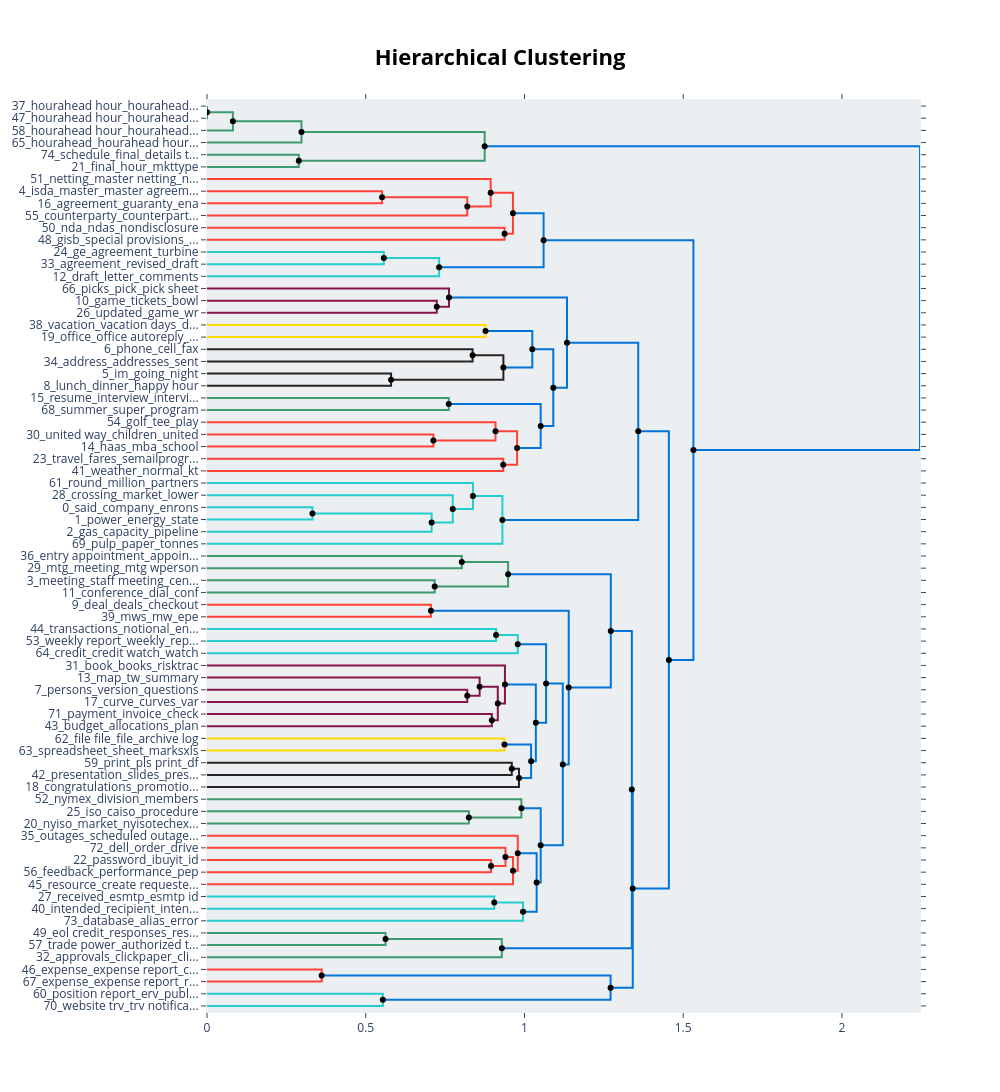

Source (notebook cell):
### Code cell
docs_phrases = df.tokens_ph
docs = df.tokens
hierarchical_topics = model.hierarchical_topics(docs)
model.visualize_hierarchy(hierarchical_topics=hierarchical_topics)

### Figure 1 — Plotly figure (JSON) as saved in the notebook; plotly's stock layout.template omitted (floating-point values rounded to 4 significant figures)
{"data": [{"hoverinfo": "text", "marker": {"color": "rgb(61,153,112)"}, "mode": "lines", "text": ["hourahead hour_hourahead_hour_schedulestxt hourahead_hour hourahead", "", "", "hourahead hour_hourahead_hour_schedulestxt hourahead_hour hourahead"], "type": "scatter", "x": [0.0, 0.0001221, 0.0001221, 0.0], "xaxis": "x", "y": [-5.0, -5.0, -15.0, -15.0], "yaxis": "y"}, {"hoverinfo": "text", "marker": {"color": "rgb(61,153,112)"}, "mode": "lines", "text": ["hourahead hour_hourahead_hour_schedulestxt hourahead_hour hourahead", "", "", "hourahead hour_hourahead_hour_schedulestxt hourahead_hour codesite"], "type": "scatter", "x": [0.0001221, 0.0816, 0.0816, 0.0], "xaxis": "x", "y": [-10.0, -10.0, -25.0, -25.0], "yaxis": "y"}, {"hoverinfo": "text", "marker": {"color": "rgb(61,153,112)"}, "mode": "lines", "text": ["hourahead hour_hourahead_hour_schedulestxt hourahead_detected log", "", "", "hourahead_hourahead hour_continuing hourahead_hour_retrieving hourahead"], "type": "scatter", "x": [0.0816, 0.2976, 0.2976, 0.0], "xaxis": "x", "y": [-17.5, -17.5, -35.0, -35.0], "yaxis": "y"}, {"hoverinfo": "text", "marker": {"color": "rgb(61,153,112)"}, "mode": "lines", "text": ["schedule_final_details transtype_found preferred_schedule found", "", "", "final_hour_mkttype_transtype final_transtype"], "type": "scatter", "x": [0.0, 0.2893, 0.2893, 0.0], "xaxis": "x", "y": [-45.0, -45.0, -55.0, -55.0], "yaxis": "y"}, {"hoverinfo": "text", "marker": {"color": "rgb(61,153,112)"}, "mode": "lines", "text": ["hourahead_hourahead hour_hour_detected log_hour ancillary", "", "", "final_hour_transtype_transtype final_mkttype"], "type": "scatter", "x": [0.2976, 0.8747, 0.8747, 0.2893], "xaxis": "x", "y": [-26.25, -26.25, -50.0, -50.0], "yaxis": "y"}, {"hoverinfo": "text", "marker": {"color": "rgb(255,65,54)"}, "mode": "lines", "text": ["isda_master_master agreement_isda master_agreement", "", "", "agreement_guaranty_ena_credit_corp"], "type": "scatter", "x": [0.0, 0.5514, 0.5514, 0.0], "xaxis": "x", "y": [-75.0, -75.0, -85.0, -85.0], "yaxis": "y"}, {"hoverinfo": "text", "marker": {"color": "rgb(255,65,54)"}, "mode": "lines", "text": ["isda_agreement_master_master agreement_isda master", "", "", "counterparty_counterparties_counterparty approval_approval_lists"], "type": "scatter", "x": [0.5514, 0.8199, 0.8199, 0.0], "xaxis": "x", "y": [-80.0, -80.0, -95.0, -95.0], "yaxis": "y"}, {"hoverinfo": "text", "marker": {"color": "rgb(255,65,54)"}, "mode": "lines", "text": ["netting_master netting_netting agreement_master_agreement", "", "", "isda_agreement_master_master agreement_isda master"], "type": "scatter", "x": [0.0, 0.8936, 0.8936, 0.8199], "xaxis": "x", "y": [-65.0, -65.0, -87.5, -87.5], "yaxis": "y"}, {"hoverinfo": "text", "marker": {"color": "rgb(255,65,54)"}, "mode": "lines", "text": ["nda_ndas_nondisclosure_nondisclosure agreement_net works", "", "", "gisb_special provisions_provisions_gisb office_special"], "type": "scatter", "x": [0.0, 0.9373, 0.9373, 0.0], "xaxis": "x", "y": [-105.0, -105.0, -115.0, -115.0], "yaxis": "y"}, {"hoverinfo": "text", "marker": {"color": "rgb(255,65,54)"}, "mode": "lines", "text": ["isda_master_agreement_credit_master agreement", "", "", "nda_gisb_agreement_ndas_nondisclosure"], "type": "scatter", "x": [0.8936, 0.9637, 0.9637, 0.9373], "xaxis": "x", "y": [-76.25, -76.25, -110.0, -110.0], "yaxis": "y"}, {"hoverinfo": "text", "marker": {"color": "rgb(35,205,205)"}, "mode": "lines", "text": ["ge_agreement_turbine_abb_contract", "", "", "agreement_revised_draft_amendment_review"], "type": "scatter", "x": [0.0, 0.557, 0.557, 0.0], "xaxis": "x", "y": [-125.0, -125.0, -135.0, -135.0], "yaxis": "y"}, {"hoverinfo": "text", "marker": {"color": "rgb(35,205,205)"}, "mode": "lines", "text": ["agreement_ge_turbine_letter_contract", "", "", "draft_letter_comments_draft letter_review"], "type": "scatter", "x": [0.557, 0.7313, 0.7313, 0.0], "xaxis": "x", "y": [-130.0, -130.0, -145.0, -145.0], "yaxis": "y"}, {"hoverinfo": "text", "marker": {"color": "rgb(0,116,217)"}, "mode": "lines", "text": ["isda_agreement_master_credit_master agreement", "", "", "draft_agreement_letter_ge_turbine"], "type": "scatter", "x": [0.9637, 1.06, 1.06, 0.7313], "xaxis": "x", "y": [-93.12, -93.12, -137.5, -137.5], "yaxis": "y"}, {"hoverinfo": "text", "marker": {"color": "rgb(133,20,75)"}, "mode": "lines", "text": ["game_tickets_bowl_games_astros", "", "", "updated_game_wr_fantasy_rb"], "type": "scatter", "x": [0.0, 0.7238, 0.7238, 0.0], "xaxis": "x", "y": [-165.0, -165.0, -175.0, -175.0], "yaxis": "y"}, {"hoverinfo": "text", "marker": {"color": "rgb(133,20,75)"}, "mode": "lines", "text": ["picks_pick_pick sheet_games_pool", "", "", "updated_game_wr_fantasy_rb"], "type": "scatter", "x": [0.0, 0.7623, 0.7623, 0.7238], "xaxis": "x", "y": [-155.0, -155.0, -170.0, -170.0], "yaxis": "y"}, {"hoverinfo": "text", "marker": {"color": "rgb(255,220,0)"}, "mode": "lines", "text": ["vacation_vacation days_days_vacation vacation_hours", "", "", "office_office autoreply_autoreply_office office_assistance"], "type": "scatter", "x": [0.0, 0.8773, 0.8773, 0.0], "xaxis": "x", "y": [-185.0, -185.0, -195.0, -195.0], "yaxis": "y"}, {"hoverinfo": "text", "marker": {"color": "rgb(40,35,35)"}, "mode": "lines", "text": ["phone_cell_fax_omnicalendarentry_box", "", "", "address_addresses_sent_mail_emails"], "type": "scatter", "x": [0.0, 0.8366, 0.8366, 0.0], "xaxis": "x", "y": [-205.0, -205.0, -215.0, -215.0], "yaxis": "y"}, {"hoverinfo": "text", "marker": {"color": "rgb(40,35,35)"}, "mode": "lines", "text": ["im_going_night_weekend_love", "", "", "lunch_dinner_happy hour_happy_night"], "type": "scatter", "x": [0.0, 0.5798, 0.5798, 0.0], "xaxis": "x", "y": [-225.0, -225.0, -235.0, -235.0], "yaxis": "y"}, {"hoverinfo": "text", "marker": {"color": "rgb(40,35,35)"}, "mode": "lines", "text": ["phone_cell_address_fax_omnicalendarentry", "", "", "lunch_im_going_dinner_night"], "type": "scatter", "x": [0.8366, 0.9336, 0.9336, 0.5798], "xaxis": "x", "y": [-210.0, -210.0, -230.0, -230.0], "yaxis": "y"}, {"hoverinfo": "text", "marker": {"color": "rgb(0,116,217)"}, "mode": "lines", "text": ["vacation_office_office autoreply_autoreply_office office", "", "", "lunch_im_going_dinner_night"], "type": "scatter", "x": [0.8773, 1.025, 1.025, 0.9336], "xaxis": "x", "y": [-190.0, -190.0, -220.0, -220.0], "yaxis": "y"}, {"hoverinfo": "text", "marker": {"color": "rgb(61,153,112)"}, "mode": "lines", "text": ["resume_interview_interview schedule_interviews_candidate", "", "", "summer_super_program_associate_analyst"], "type": "scatter", "x": [0.0, 0.7615, 0.7615, 0.0], "xaxis": "x", "y": [-245.0, -245.0, -255.0, -255.0], "yaxis": "y"}, {"hoverinfo": "text", "marker": {"color": "rgb(255,65,54)"}, "mode": "lines", "text": ["united way_children_united_kids_employees", "", "", "haas_mba_school_students_business"], "type": "scatter", "x": [0.0, 0.713, 0.713, 0.0], "xaxis": "x", "y": [-275.0, -275.0, -285.0, -285.0], "yaxis": "y"}, {"hoverinfo": "text", "marker": {"color": "rgb(255,65,54)"}, "mode": "lines", "text": ["golf_tee_play_tournament_course", "", "", "haas_school_students_mba_business"], "type": "scatter", "x": [0.0, 0.9088, 0.9088, 0.713], "xaxis": "x", "y": [-265.0, -265.0, -280.0, -280.0], "yaxis": "y"}, {"hoverinfo": "text", "marker": {"color": "rgb(255,65,54)"}, "mode": "lines", "text": ["travel_fares_semailprogramsspacergif_specials_semailprogramsspacergif semailprogramsspacergif", "", "", "weather_normal_kt_storm_winds"], "type": "scatter", "x": [0.0, 0.9331, 0.9331, 0.0], "xaxis": "x", "y": [-295.0, -295.0, -305.0, -305.0], "yaxis": "y"}, {"hoverinfo": "text", "marker": {"color": "rgb(255,65,54)"}, "mode": "lines", "text": ["haas_school_students_mba_golf", "", "", "travel_fares_semailprogramsspacergif_specials_semailprogramsspacergif semailprogramsspacergif"], "type": "scatter", "x": [0.9088, 0.9768, 0.9768, 0.9331], "xaxis": "x", "y": [-272.5, -272.5, -300.0, -300.0], "yaxis": "y"}, {"hoverinfo": "text", "marker": {"color": "rgb(0,116,217)"}, "mode": "lines", "text": ["resume_interview_interviews_candidates_interview schedule", "", "", "haas_travel_fares_semailprogramsspacergif_school"], "type": "scatter", "x": [0.7615, 1.051, 1.051, 0.9768], "xaxis": "x", "y": [-250.0, -250.0, -286.2, -286.2], "yaxis": "y"}, {"hoverinfo": "text", "marker": {"color": "rgb(0,116,217)"}, "mode": "lines", "text": ["im_lunch_office_going_vacation", "", "", "haas_travel_fares_semailprogramsspacergif_school"], "type": "scatter", "x": [1.025, 1.091, 1.091, 1.051], "xaxis": "x", "y": [-205.0, -205.0, -268.1, -268.1], "yaxis": "y"}, {"hoverinfo": "text", "marker": {"color": "rgb(0,116,217)"}, "mode": "lines", "text": ["updated_game_wr_fantasy_rb", "", "", "haas_travel_office_fares_lunch"], "type": "scatter", "x": [0.7623, 1.134, 1.134, 1.091], "xaxis": "x", "y": [-162.5, -162.5, -236.6, -236.6], "yaxis": "y"}, {"hoverinfo": "text", "marker": {"color": "rgb(35,205,205)"}, "mode": "lines", "text": ["said_company_enrons_dow jones_dow", "", "", "power_energy_state_said_electricity"], "type": "scatter", "x": [0.0, 0.3323, 0.3323, 0.0], "xaxis": "x", "y": [-335.0, -335.0, -345.0, -345.0], "yaxis": "y"}, {"hoverinfo": "text", "marker": {"color": "rgb(35,205,205)"}, "mode": "lines", "text": ["said_power_energy_company_state", "", "", "gas_capacity_pipeline_meter_deal"], "type": "scatter", "x": [0.3323, 0.7076, 0.7076, 0.0], "xaxis": "x", "y": [-340.0, -340.0, -355.0, -355.0], "yaxis": "y"}, {"hoverinfo": "text", "marker": {"color": "rgb(35,205,205)"}, "mode": "lines", "text": ["crossing_market_lower_higher_closed", "", "", "said_power_energy_company_state"], "type": "scatter", "x": [0.0, 0.7741, 0.7741, 0.7076], "xaxis": "x", "y": [-325.0, -325.0, -347.5, -347.5], "yaxis": "y"}, {"hoverinfo": "text", "marker": {"color": "rgb(35,205,205)"}, "mode": "lines", "text": ["round_million_partners_capital_ventures", "", "", "said_power_energy_company_state"], "type": "scatter", "x": [0.0, 0.8377, 0.8377, 0.7741], "xaxis": "x", "y": [-315.0, -315.0, -336.2, -336.2], "yaxis": "y"}, {"hoverinfo": "text", "marker": {"color": "rgb(35,205,205)"}, "mode": "lines", "text": ["said_power_energy_company_million", "", "", "pulp_paper_tonnes_nbsk_prices"], "type": "scatter", "x": [0.8377, 0.9305, 0.9305, 0.0], "xaxis": "x", "y": [-325.6, -325.6, -365.0, -365.0], "yaxis": "y"}, {"hoverinfo": "text", "marker": {"color": "rgb(0,116,217)"}, "mode": "lines", "text": ["updated_game_wr_fantasy_rb", "", "", "said_power_energy_company_million"], "type": "scatter", "x": [1.134, 1.358, 1.358, 0.9305], "xaxis": "x", "y": [-199.5, -199.5, -345.3, -345.3], "yaxis": "y"}, {"hoverinfo": "text", "marker": {"color": "rgb(61,153,112)"}, "mode": "lines", "text": ["entry appointment_appointment description_calendar entry_appointment_entry", "", "", "mtg_meeting_mtg wperson_wperson_staff mtg"], "type": "scatter", "x": [0.0, 0.8026, 0.8026, 0.0], "xaxis": "x", "y": [-375.0, -375.0, -385.0, -385.0], "yaxis": "y"}, {"hoverinfo": "text", "marker": {"color": "rgb(61,153,112)"}, "mode": "lines", "text": ["meeting_staff meeting_central canada_attend_staff", "", "", "conference_dial_conf_passcode_code"], "type": "scatter", "x": [0.0, 0.7172, 0.7172, 0.0], "xaxis": "x", "y": [-395.0, -395.0, -405.0, -405.0], "yaxis": "y"}, {"hoverinfo": "text", "marker": {"color": "rgb(61,153,112)"}, "mode": "lines", "text": ["mtg_entry appointment_appointment description_calendar entry_appointment", "", "", "meeting_conference_staff meeting_attend_central canada"], "type": "scatter", "x": [0.8026, 0.9485, 0.9485, 0.7172], "xaxis": "x", "y": [-380.0, -380.0, -400.0, -400.0], "yaxis": "y"}, {"hoverinfo": "text", "marker": {"color": "rgb(255,65,54)"}, "mode": "lines", "text": ["deal_deals_checkout_prebon_apb", "", "", "mws_mw_epe_stwbom_short"], "type": "scatter", "x": [0.0, 0.7054, 0.7054, 0.0], "xaxis": "x", "y": [-415.0, -415.0, -425.0, -425.0], "yaxis": "y"}, {"hoverinfo": "text", "marker": {"color": "rgb(35,205,205)"}, "mode": "lines", "text": ["transactions_notional_enrononline_notional value_gross notional", "", "", "weekly report_weekly_report_tw weekly_report ending"], "type": "scatter", "x": [0.0, 0.9106, 0.9106, 0.0], "xaxis": "x", "y": [-435.0, -435.0, -445.0, -445.0], "yaxis": "y"}, {"hoverinfo": "text", "marker": {"color": "rgb(35,205,205)"}, "mode": "lines", "text": ["transactions_notional_enrononline_notional value_gross notional", "", "", "credit_credit watch_watch_watchlist_power credit"], "type": "scatter", "x": [0.9106, 0.9788, 0.9788, 0.0], "xaxis": "x", "y": [-440.0, -440.0, -455.0, -455.0], "yaxis": "y"}, {"hoverinfo": "text", "marker": {"color": "rgb(133,20,75)"}, "mode": "lines", "text": ["persons_version_questions_revised_fine", "", "", "curve_curves_var_model_option"], "type": "scatter", "x": [0.0, 0.8198, 0.8198, 0.0], "xaxis": "x", "y": [-485.0, -485.0, -495.0, -495.0], "yaxis": "y"}, {"hoverinfo": "text", "marker": {"color": "rgb(133,20,75)"}, "mode": "lines", "text": ["map_tw_summary_imbals_data", "", "", "curve_curves_var_model_option"], "type": "scatter", "x": [0.0, 0.8588, 0.8588, 0.8198], "xaxis": "x", "y": [-475.0, -475.0, -490.0, -490.0], "yaxis": "y"}, {"hoverinfo": "text", "marker": {"color": "rgb(133,20,75)"}, "mode": "lines", "text": ["payment_invoice_check_paid_account", "", "", "budget_allocations_plan_headcount_costs"], "type": "scatter", "x": [0.0, 0.8973, 0.8973, 0.0], "xaxis": "x", "y": [-505.0, -505.0, -515.0, -515.0], "yaxis": "y"}, {"hoverinfo": "text", "marker": {"color": "rgb(133,20,75)"}, "mode": "lines", "text": ["curve_curves_var_model_option", "", "", "budget_allocations_plan_headcount_costs"], "type": "scatter", "x": [0.8588, 0.916, 0.916, 0.8973], "xaxis": "x", "y": [-482.5, -482.5, -510.0, -510.0], "yaxis": "y"}, {"hoverinfo": "text", "marker": {"color": "rgb(133,20,75)"}, "mode": "lines", "text": ["book_books_risktrac_set_books set", "", "", "curve_curves_var_budget_model"], "type": "scatter", "x": [0.0, 0.9386, 0.9386, 0.916], "xaxis": "x", "y": [-465.0, -465.0, -496.2, -496.2], "yaxis": "y"}, {"hoverinfo": "text", "marker": {"color": "rgb(255,220,0)"}, "mode": "lines", "text": ["file file_file_archive log_personect archive_created personect", "", "", "spreadsheet_sheet_marksxls_excel_sheets"], "type": "scatter", "x": [0.0, 0.937, 0.937, 0.0], "xaxis": "x", "y": [-525.0, -525.0, -535.0, -535.0], "yaxis": "y"}, {"hoverinfo": "text", "marker": {"color": "rgb(40,35,35)"}, "mode": "lines", "text": ["print_pls print_df_print df_pls", "", "", "presentation_slides_presentation presentation_presentations_slide"], "type": "scatter", "x": [0.0, 0.96, 0.96, 0.0], "xaxis": "x", "y": [-545.0, -545.0, -555.0, -555.0], "yaxis": "y"}, {"hoverinfo": "text", "marker": {"color": "rgb(40,35,35)"}, "mode": "lines", "text": ["presentation_print_slides_pls print_presentation presentation", "", "", "congratulations_promotion_congratulations promotion_congrats_congratulations congratulations"], "type": "scatter", "x": [0.96, 0.9827, 0.9827, 0.0], "xaxis": "x", "y": [-550.0, -550.0, -565.0, -565.0], "yaxis": "y"}, {"hoverinfo": "text", "marker": {"color": "rgb(0,116,217)"}, "mode": "lines", "text": ["file file_file_spreadsheet_archive log_personect archive", "", "", "presentation_congratulations_print_promotion_slides"], "type": "scatter", "x": [0.937, 1.021, 1.021, 0.9827], "xaxis": "x", "y": [-530.0, -530.0, -557.5, -557.5], "yaxis": "y"}, {"hoverinfo": "text", "marker": {"color": "rgb(0,116,217)"}, "mode": "lines", "text": ["curve_book_curves_books_var", "", "", "presentation_congratulations_print_promotion_file file"], "type": "scatter", "x": [0.9386, 1.036, 1.036, 1.021], "xaxis": "x", "y": [-480.6, -480.6, -543.8, -543.8], "yaxis": "y"}, {"hoverinfo": "text", "marker": {"color": "rgb(0,116,217)"}, "mode": "lines", "text": ["transactions_notional_enrononline_notional value_report", "", "", "curve_book_curves_books_var"], "type": "scatter", "x": [0.9788, 1.068, 1.068, 1.036], "xaxis": "x", "y": [-447.5, -447.5, -512.2, -512.2], "yaxis": "y"}, {"hoverinfo": "text", "marker": {"color": "rgb(61,153,112)"}, "mode": "lines", "text": ["iso_caiso_procedure_market_market participants", "", "", "nyiso_market_nyisotechexchange_nyisotechexchange discussion_writes nyisotechexchange"], "type": "scatter", "x": [0.0, 0.8249, 0.8249, 0.0], "xaxis": "x", "y": [-585.0, -585.0, -595.0, -595.0], "yaxis": "y"}, {"hoverinfo": "text", "marker": {"color": "rgb(61,153,112)"}, "mode": "lines", "text": ["nymex_division_members_member firms_firms", "", "", "nyiso_iso_market_caiso_realtime"], "type": "scatter", "x": [0.0, 0.9903, 0.9903, 0.8249], "xaxis": "x", "y": [-575.0, -575.0, -590.0, -590.0], "yaxis": "y"}, {"hoverinfo": "text", "marker": {"color": "rgb(255,65,54)"}, "mode": "lines", "text": ["password_ibuyit_id_user_id password", "", "", "feedback_performance_pep_performance management_process"], "type": "scatter", "x": [0.0, 0.8947, 0.8947, 0.0], "xaxis": "x", "y": [-625.0, -625.0, -635.0, -635.0], "yaxis": "y"}, {"hoverinfo": "text", "marker": {"color": "rgb(255,65,54)"}, "mode": "lines", "text": ["dell_order_drive_computer_monitor", "", "", "password_feedback_performance_pep_user"], "type": "scatter", "x": [0.0, 0.9401, 0.9401, 0.8947], "xaxis": "x", "y": [-615.0, -615.0, -630.0, -630.0], "yaxis": "y"}, {"hoverinfo": "text", "marker": {"color": "rgb(255,65,54)"}, "mode": "lines", "text": ["password_feedback_performance_pep_user", "", "", "resource_create requested_resource type_requested resource_review act"], "type": "scatter", "x": [0.9401, 0.9639, 0.9639, 0.0], "xaxis": "x", "y": [-622.5, -622.5, -645.0, -645.0], "yaxis": "y"}, {"hoverinfo": "text", "marker": {"color": "rgb(255,65,54)"}, "mode": "lines", "text": ["outages_scheduled outages_outage_scheduled_pt", "", "", "password_resource_id_access_requested resource"], "type": "scatter", "x": [0.0, 0.979, 0.979, 0.9639], "xaxis": "x", "y": [-605.0, -605.0, -633.8, -633.8], "yaxis": "y"}, {"hoverinfo": "text", "marker": {"color": "rgb(35,205,205)"}, "mode": "lines", "text": ["received_esmtp_esmtp id_id_smtp", "", "", "intended_recipient_intended recipient_confidential_privileged"], "type": "scatter", "x": [0.0, 0.9048, 0.9048, 0.0], "xaxis": "x", "y": [-655.0, -655.0, -665.0, -665.0], "yaxis": "y"}, {"hoverinfo": "text", "marker": {"color": "rgb(35,205,205)"}, "mode": "lines", "text": ["received_esmtp_intended_id_esmtp id", "", "", "database_alias_error_unknown database_database alias"], "type": "scatter", "x": [0.9048, 0.9956, 0.9956, 0.0], "xaxis": "x", "y": [-660.0, -660.0, -675.0, -675.0], "yaxis": "y"}, {"hoverinfo": "text", "marker": {"color": "rgb(0,116,217)"}, "mode": "lines", "text": ["outages_scheduled outages_outage_scheduled_password", "", "", "error_database_alias_received_unknown"], "type": "scatter", "x": [0.979, 1.038, 1.038, 0.9956], "xaxis": "x", "y": [-619.4, -619.4, -667.5, -667.5], "yaxis": "y"}, {"hoverinfo": "text", "marker": {"color": "rgb(0,116,217)"}, "mode": "lines", "text": ["nyiso_iso_market_caiso_realtime", "", "", "error_outages_database_scheduled outages_outage"], "type": "scatter", "x": [0.9903, 1.051, 1.051, 1.038], "xaxis": "x", "y": [-582.5, -582.5, -643.4, -643.4], "yaxis": "y"}, {"hoverinfo": "text", "marker": {"color": "rgb(0,116,217)"}, "mode": "lines", "text": ["curve_book_curves_books_transactions", "", "", "outages_error_database_outage_scheduled outages"], "type": "scatter", "x": [1.068, 1.121, 1.121, 1.051], "xaxis": "x", "y": [-479.8, -479.8, -613.0, -613.0], "yaxis": "y"}, {"hoverinfo": "text", "marker": {"color": "rgb(0,116,217)"}, "mode": "lines", "text": ["deal_deals_mw_checkout_prebon", "", "", "error_database_outages_outage_scheduled outages"], "type": "scatter", "x": [0.7054, 1.139, 1.139, 1.121], "xaxis": "x", "y": [-420.0, -420.0, -546.4, -546.4], "yaxis": "y"}, {"hoverinfo": "text", "marker": {"color": "rgb(0,116,217)"}, "mode": "lines", "text": ["meeting_conference_mtg_appointment description_entry appointment", "", "", "error_database_outages_id_deal"], "type": "scatter", "x": [0.9485, 1.272, 1.272, 1.139], "xaxis": "x", "y": [-390.0, -390.0, -483.2, -483.2], "yaxis": "y"}, {"hoverinfo": "text", "marker": {"color": "rgb(61,153,112)"}, "mode": "lines", "text": ["eol credit_responses_responses eol_credit responses_eol", "", "", "trade power_authorized trade_restricted credit_credit_eol credit"], "type": "scatter", "x": [0.0, 0.5623, 0.5623, 0.0], "xaxis": "x", "y": [-685.0, -685.0, -695.0, -695.0], "yaxis": "y"}, {"hoverinfo": "text", "marker": {"color": "rgb(61,153,112)"}, "mode": "lines", "text": ["eol credit_responses_eol_credit responses_credit", "", "", "approvals_clickpaper_clickpaper approvals_eol_gcp"], "type": "scatter", "x": [0.5623, 0.9288, 0.9288, 0.0], "xaxis": "x", "y": [-690.0, -690.0, -705.0, -705.0], "yaxis": "y"}, {"hoverinfo": "text", "marker": {"color": "rgb(0,116,217)"}, "mode": "lines", "text": ["meeting_scheduled_error_database_outages", "", "", "eol_eol credit_responses_approvals_credit responses"], "type": "scatter", "x": [1.272, 1.338, 1.338, 0.9288], "xaxis": "x", "y": [-436.6, -436.6, -697.5, -697.5], "yaxis": "y"}, {"hoverinfo": "text", "marker": {"color": "rgb(255,65,54)"}, "mode": "lines", "text": ["expense_expense report_concur expense_concur_report", "", "", "expense_expense report_report_expense document_concur expense"], "type": "scatter", "x": [0.0, 0.3612, 0.3612, 0.0], "xaxis": "x", "y": [-715.0, -715.0, -725.0, -725.0], "yaxis": "y"}, {"hoverinfo": "text", "marker": {"color": "rgb(35,205,205)"}, "mode": "lines", "text": ["position report_erv_published available_available viewing_erv notification", "", "", "website trv_trv notification_trv_viewing website_report named"], "type": "scatter", "x": [0.0, 0.5539, 0.5539, 0.0], "xaxis": "x", "y": [-735.0, -735.0, -745.0, -745.0], "yaxis": "y"}, {"hoverinfo": "text", "marker": {"color": "rgb(0,116,217)"}, "mode": "lines", "text": ["expense_expense report_concur expense_concur_report", "", "", "published available_available viewing_viewing website_report named_viewing"], "type": "scatter", "x": [0.3612, 1.271, 1.271, 0.5539], "xaxis": "x", "y": [-720.0, -720.0, -740.0, -740.0], "yaxis": "y"}, {"hoverinfo": "text", "marker": {"color": "rgb(0,116,217)"}, "mode": "lines", "text": ["meeting_scheduled_error_database_outages", "", "", "expense_expense report_report_concur expense_concur"], "type": "scatter", "x": [1.338, 1.341, 1.341, 1.271], "xaxis": "x", "y": [-567.1, -567.1, -730.0, -730.0], "yaxis": "y"}, {"hoverinfo": "text", "marker": {"color": "rgb(0,116,217)"}, "mode": "lines", "text": ["said_power_energy_company_updated", "", "", "meeting_report_expense_scheduled_error"], "type": "scatter", "x": [1.358, 1.455, 1.455, 1.341], "xaxis": "x", "y": [-272.4, -272.4, -648.5, -648.5], "yaxis": "y"}, {"hoverinfo": "text", "marker": {"color": "rgb(0,116,217)"}, "mode": "lines", "text": ["agreement_isda_master_draft_credit", "", "", "said_power_energy_company_updated"], "type": "scatter", "x": [1.06, 1.532, 1.532, 1.455], "xaxis": "x", "y": [-115.3, -115.3, -460.5, -460.5], "yaxis": "y"}, {"hoverinfo": "text", "marker": {"color": "rgb(0,116,217)"}, "mode": "lines", "text": ["hour_final_hourahead_hourahead hour_variances detected", "", "", "said_power_energy_company_updated"], "type": "scatter", "x": [0.8747, 2.246, 2.246, 1.532], "xaxis": "x", "y": [-38.12, -38.12, -287.9, -287.9], "yaxis": "y"}, {"hoverinfo": "text", "hovertext": ["hourahead hour_hourahead_hour_schedulestxt hourahead_hour hourahead", "hourahead hour_hourahead_hour_schedulestxt hourahead_detected log", "hourahead_hourahead hour_hour_detected log_hour ancillary", "isda_agreement_master_master agreement_isda master", "isda_master_agreement_credit_master agreement", "agreement_ge_turbine_letter_contract", "isda_agreement_master_credit_master agreement", "phone_cell_address_fax_omnicalendarentry", "vacation_office_office autoreply_autoreply_office office", "haas_school_students_mba_golf", "resume_interview_interviews_candidates_interview schedule", "im_lunch_office_going_vacation", "updated_game_wr_fantasy_rb", "said_power_energy_company_state", "said_power_energy_company_million", "updated_game_wr_fantasy_rb", "mtg_entry appointment_appointment description_calendar entry_appointment", "transactions_notional_enrononline_notional value_gross notional", "curve_curves_var_model_option", "presentation_print_slides_pls print_presentation presentation", "file file_file_spreadsheet_archive log_personect archive", "curve_book_curves_books_var", "transactions_notional_enrononline_notional value_report", "password_feedback_performance_pep_user", "received_esmtp_intended_id_esmtp id", "outages_scheduled outages_outage_scheduled_password", "nyiso_iso_market_caiso_realtime", "curve_book_curves_books_transactions", "deal_deals_mw_checkout_prebon", "meeting_conference_mtg_appointment description_entry appointment", "eol credit_responses_eol_credit responses_credit", "meeting_scheduled_error_database_outages", "expense_expense report_concur expense_concur_report", "meeting_scheduled_error_database_outages", "said_power_energy_company_updated", "agreement_isda_master_draft_credit", "hour_final_hourahead_hourahead hour_variances detected"], "marker": {"color": "black"}, "mode": "markers", "showlegend": false, "type": "scatter", "x": [0.0001221, 0.0816, 0.2976, 0.5514, 0.8936, 0.557, 0.9637, 0.8366, 0.8773, 0.9088, 0.7615, 1.025, 0.7623, 0.3323, 0.8377, 1.134, 0.8026, 0.9106, 0.8588, 0.96, 0.937, 0.9386, 0.9788, 0.9401, 0.9048, 0.979, 0.9903, 1.068, 0.7054, 0.9485, 0.5623, 1.272, 0.3612, 1.338, 1.358, 1.06, 0.8747], "y": [-10, -17.5, -26.25, -80, -76.25, -130, -93.12, -210, -190, -272.5, -250, -205, -162.5, -340, -325.6, -199.5, -380, -440, -482.5, -550, -530, -480.6, -447.5, -622.5, -660, -619.4, -582.5, -479.8, -420, -390, -690, -436.6, -720, -567.1, -272.4, -115.3, -38.12]}, {"hoverinfo": "text", "hovertext": ["final_hour_transtype_transtype final_mkttype", "isda_agreement_master_master agreement_isda master", "nda_gisb_agreement_ndas_nondisclosure", "draft_agreement_letter_ge_turbine", "updated_game_wr_fantasy_rb", "lunch_im_going_dinner_night", "lunch_im_going_dinner_night", "haas_school_students_mba_business", "travel_fares_semailprogramsspacergif_specials_semailprogramsspacergif semailprogramsspacergif", "haas_travel_fares_semailprogramsspacergif_school", "haas_travel_fares_semailprogramsspacergif_school", "haas_travel_office_fares_lunch", "said_power_energy_company_state", "said_power_energy_company_state", "said_power_energy_company_million", "meeting_conference_staff meeting_attend_central canada", "curve_curves_var_model_option", "budget_allocations_plan_headcount_costs", "curve_curves_var_budget_model", "presentation_congratulations_print_promotion_slides", "presentation_congratulations_print_promotion_file file", "curve_book_curves_books_var", "nyiso_iso_market_caiso_realtime", "password_feedback_performance_pep_user", "password_resource_id_access_requested resource", "error_database_alias_received_unknown", "error_outages_database_scheduled outages_outage", "outages_error_database_outage_scheduled outages", "error_database_outages_outage_scheduled outages", "error_database_outages_id_deal", "eol_eol credit_responses_approvals_credit responses", "published available_available viewing_viewing website_report named_viewing", "expense_expense report_report_concur expense_concur", "meeting_report_expense_scheduled_error", "said_power_energy_company_updated", "said_power_energy_company_updated"], "marker": {"color": "black"}, "mode": "markers", "showlegend": false, "type": "scatter", "x": [0.2893, 0.8199, 0.9373, 0.7313, 0.7238, 0.5798, 0.9336, 0.713, 0.9331, 0.9768, 1.051, 1.091, 0.7076, 0.7741, 0.9305, 0.7172, 0.8198, 0.8973, 0.916, 0.9827, 1.021, 1.036, 0.8249, 0.8947, 0.9639, 0.9956, 1.038, 1.051, 1.121, 1.139, 0.9288, 0.5539, 1.271, 1.341, 1.455, 1.532], "y": [-50, -87.5, -110, -137.5, -170, -230, -220, -280, -300, -286.2, -268.1, -236.6, -347.5, -336.2, -345.3, -400, -490, -510, -496.2, -557.5, -543.8, -512.2, -590, -630, -633.8, -667.5, -643.4, -613.0, -546.4, -483.2, -697.5, -740, -730, -648.5, -460.5, -287.9]}], "layout": {"autosize": false, "height": 1325, "hoverlabel": {"bgcolor": "white", "font": {"family": "Rockwell", "size": 16}}, "hovermode": "closest", "plot_bgcolor": "#ECEFF1", "showlegend": false, "title": {"font": {"color": "Black", "size": 22}, "text": "<b>Hierarchical Clustering</b>", "x": 0.5, "xanchor": "center", "yanchor": "top"}, "width": 1000, "xaxis": {"mirror": "allticks", "rangemode": "tozero", "showgrid": false, "showline": true, "showticklabels": true, "ticks": "outside", "type": "linear", "zeroline": false}, "yaxis": {"mirror": "allticks", "range": [-750, 0], "rangemode": "tozero", "showgrid": false, "showline": true, "showticklabels": true, "tickmode": "array", "ticks": "outside", "ticktext": ["37_hourahead hour_hourahead...", "47_hourahead hour_hourahead...", "58_hourahead hour_hourahead...", "65_hourahead_hourahead hour...", "74_schedule_final_details t...", "21_final_hour_mkttype", "51_netting_master netting_n...", "4_isda_master_master agreem...", "16_agreement_guaranty_ena", "55_counterparty_counterpart...", "50_nda_ndas_nondisclosure", "48_gisb_special provisions_...", "24_ge_agreement_turbine", "33_agreement_revised_draft", "12_draft_letter_comments", "66_picks_pick_pick sheet", "10_game_tickets_bowl", "26_updated_game_wr", "38_vacation_vacation days_d...", "19_office_office autoreply_...", "6_phone_cell_fax", "34_address_addresses_sent", "5_im_going_night", "8_lunch_dinner_happy hour", "15_resume_interview_intervi...", "68_summer_super_program", "54_golf_tee_play", "30_united way_children_united", "14_haas_mba_school", "23_travel_fares_semailprogr...", "41_weather_normal_kt", "61_round_million_partners", "28_crossing_market_lower", "0_said_company_enrons", "1_power_energy_state", "2_gas_capacity_pipeline", "69_pulp_paper_tonnes", "36_entry appointment_appoin...", "29_mtg_meeting_mtg wperson", "3_meeting_staff meeting_cen...", "11_conference_dial_conf", "9_deal_deals_checkout", "39_mws_mw_epe", "44_transactions_notional_en...", "53_weekly report_weekly_rep...", "64_credit_credit watch_watch", "31_book_books_risktrac", "13_map_tw_summary", "7_persons_version_questions", "17_curve_curves_var", "71_payment_invoice_check", "43_budget_allocations_plan", "62_file file_file_archive log", "63_spreadsheet_sheet_marksxls", "59_print_pls print_df", "42_presentation_slides_pres...", "18_congratulations_promotio...", "52_nymex_division_members", "25_iso_caiso_procedure", "20_nyiso_market_nyisotechex...", "35_outages_scheduled outage...", "72_dell_order_drive", "22_password_ibuyit_id", "56_feedback_performance_pep", "45_resource_create requeste...", "27_received_esmtp_esmtp id", "40_intended_recipient_inten...", "73_database_alias_error", "49_eol credit_responses_res...", "57_trade power_authorized t...", "32_approvals_clickpaper_cli...", "46_expense_expense report_c...", "67_expense_expense report_r...", "60_position report_erv_publ...", "70_website trv_trv notifica..."], "tickvals": [-5, -15, -25, -35, -45, -55, -65, -75, -85, -95, -105, -115, -125, -135, -145, -155, -165, -175, -185, -195, -205, -215, -225, -235, -245, -255, -265, -275, -285, -295, -305, -315, -325, -335, -345, -355, -365, -375, -385, -395, -405, -415, -425, -435, -445, -455, -465, -475, -485, -495, -505, -515, -525, -535, -545, -555, -565, -575, -585, -595, -605, -615, -625, -635, -645, -655, -665, -675, -685, -695, -705, -715, -725, -735, -745], "type": "linear", "zeroline": false}}}
